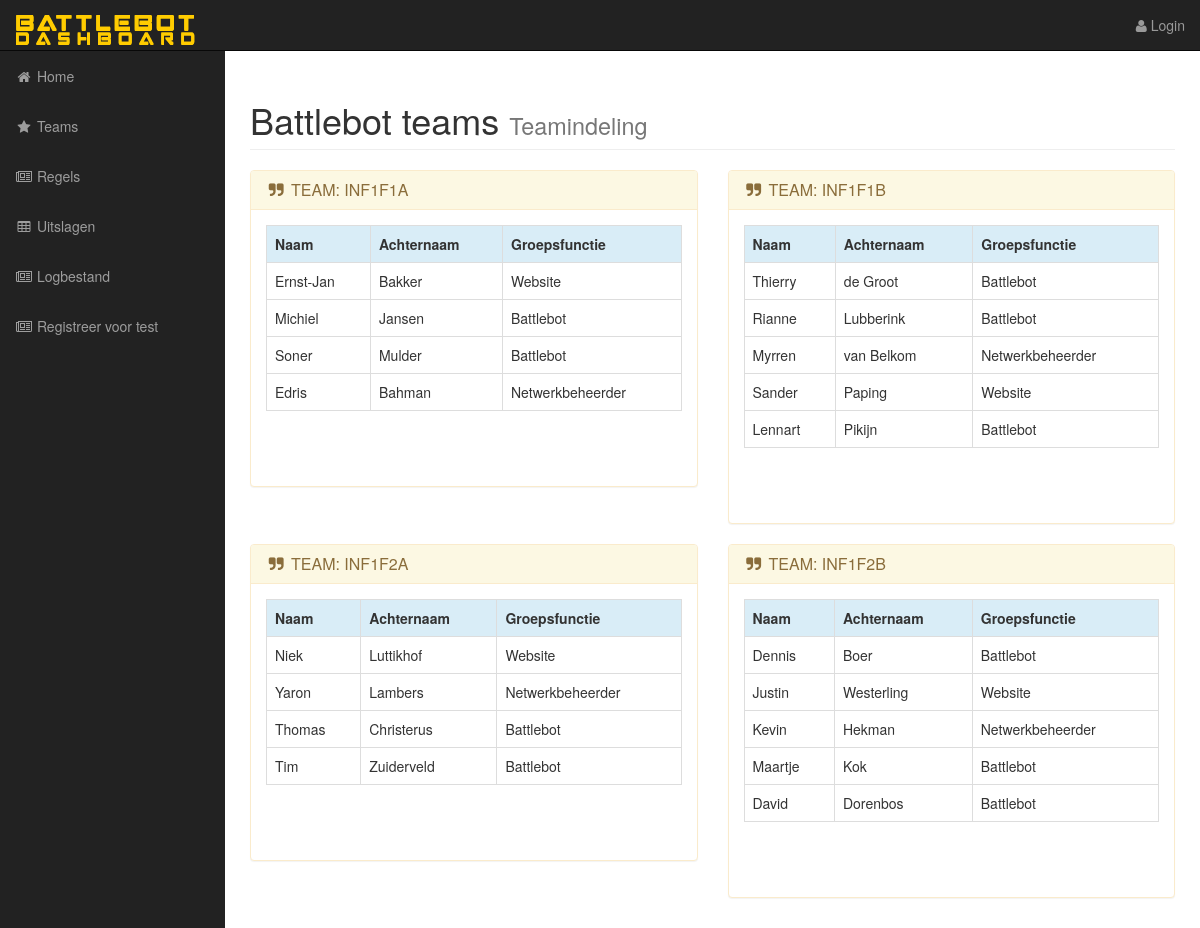
/teams.php, run on an earlier commit of the app's database.
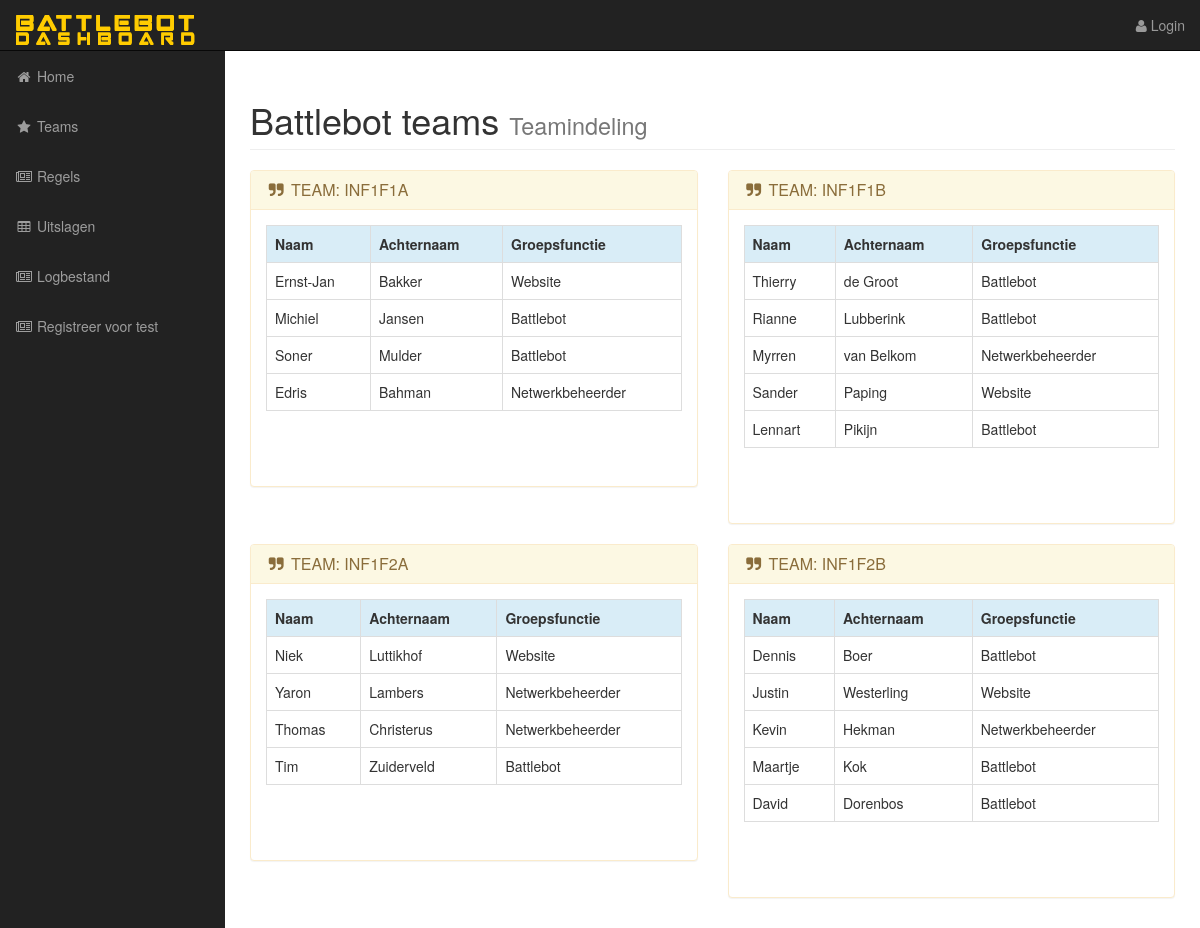
And on a later commit of the database.
### tables this page shows
CREATE TABLE IF NOT EXISTS `Leden` (
  `Lid_ID` INT NOT NULL AUTO_INCREMENT,
  `Naam` VARCHAR(45) NULL,
  `Achternaam` VARCHAR(45) NULL,
  `Groepsfunctie` VARCHAR(45) NULL,
  `Battlebot_Battlebot_ID` INT NOT NULL,
  PRIMARY KEY (`Lid_ID`),
  UNIQUE INDEX `Lid_ID_UNIQUE` (`Lid_ID` ASC),
  INDEX `fk_Leden_Battlebot1_idx` (`Battlebot_Battlebot_ID` ASC),
  CONSTRAINT `fk_Leden_Battlebot1`
  FOREIGN KEY (`Battlebot_Battlebot_ID`)
  REFERENCES `Battlebot` (`Battlebot_ID`)
    ON DELETE NO ACTION
    ON UPDATE NO ACTION);

### teams.php (the view, shortened to what the changed rows need)
<!DOCTYPE html>
<html lang="en">
<head>
    <?php
    include 'include/head.php';
    include_once "include/db_connection.php";
    ?>
</head>
<body>
<div id="wrapper">
    <div id="page-wrapper">
        <div class="container-fluid">
            <div class="row">
                <div class="col-lg-12">
                    <h1 class="page-header">
                        Battlebot teams
                        <small>Teamindeling</small>
                    </h1>
                </div>
            </div>
            <div class="row">
                <div class="col-lg-6">
                    <div class="panel panel-warning">
                        <div class="panel-body">
                            <div class="table-responsive">
                                <table class="table table-bordered table-hover ">
                                    <?php
                                    $DBname = "battlebot";
                                    mysqli_select_db($connection,$DBname);
                                    $TH = array("Naam","Achternaam","Groepsfunctie");
                                    $X = 0;
                                    $count = count($TH);
                                    echo "<tr class='info'>";
                                    while($X < $count ){
                                        echo "<th>".$TH[$X]."</th>";
                                        $X++;
                                    }
                                    echo "</tr>";
                                    echo "</table>";
                                    echo "<br><br>";
                                    ?>
                            </div>
                        </div>
                    </div>
                </div>
                <div class="col-lg-6">
                    <div class="panel panel-warning">
                        <div class="panel-body">
                            <div class="table-responsive">
                                <table class="table table-bordered table-hover ">
                                    <?php
                                    $DBname = "battlebot";
                                    mysqli_select_db($connection,$DBname);
                                    $TH = array("Naam","Achternaam","Groepsfunctie");
                                    $X = 0;
                                    $count = count($TH);
                                    echo "<tr class='info'>";
                                    while($X < $count ){
                                        echo "<th>".$TH[$X]."</th>";
                                        $X++;
                                    }
                                    echo "</tr>";
                                    echo "</table>";
                                    echo "<br><br>";
                                    ?>
                            </div>
                        </div>
                    </div>
                </div>
            </div>
            <div class="row">
                <div class="col-lg-6">
                    <div class="panel panel-warning">
                        <div class="panel-body">
                            <div class="table-responsive">
                                <table class="table table-bordered table-hover ">
                                    <?php
                                    $DBname = "battlebot";
                                    $DBtable = "leden";
                                    mysqli_select_db($connection,$DBname);
                                    $DBcommand = "SELECT * FROM $DBtable WHERE Battlebot_Battlebot_ID = 3";
                                    $DBresult = mysqli_query($connection,$DBcommand);
                                    $TH = array("Naam","Achternaam","Groepsfunctie");
                                    $X = 0;
                                    $count = count($TH);
                                    echo "<tr class='info'>";
                                    while($X < $count ){
                                        echo "<th>".$TH[$X]."</th>";
                                        $X++;
                                    }
                                    echo "</tr>";
                                    while($row = mysqli_fetch_assoc($DBresult)){
                                        echo "<tr>";
                                        echo "<td>".$row["Naam"]."</td>";
                                        echo "<td>".$row["Achternaam"]."</td>";
                                        echo "<td>".$row["Groepsfunctie"]."</td>";
                                        echo "<tr>";
                                    }
                                    echo "</table>";
                                    echo "<br><br>";
                                    ?>
                            </div>
                        </div>
                    </div>
                </div>
                <div class="col-lg-6">
                    <div class="panel panel-warning">
                        <div class="panel-body">
                            <div class="table-responsive">
                                <table class="table table-bordered table-hover ">
                                    <?php
                                    $TH = array("Naam","Achternaam","Groepsfunctie");
                                    $X = 0;
                                    $count = count($TH);
                                    echo "<tr class='info'>";
                                    while($X < $count ){
                                        echo "<th>".$TH[$X]."</th>";
                                        $X++;
                                    }
                                    echo "</tr>";
                                    echo "</table>";
                                    echo "<br><br>";
                                    ?>
                            </div>
                        </div>
                    </div>
                </div>
            </div>
        </div>
    </div>
</div>
</body>
</html>

What changed in the data, as far as the page shows it:
changed leden "Thomas": Groepsfunctie "Battlebot" → "Netwerkbeheerder"
